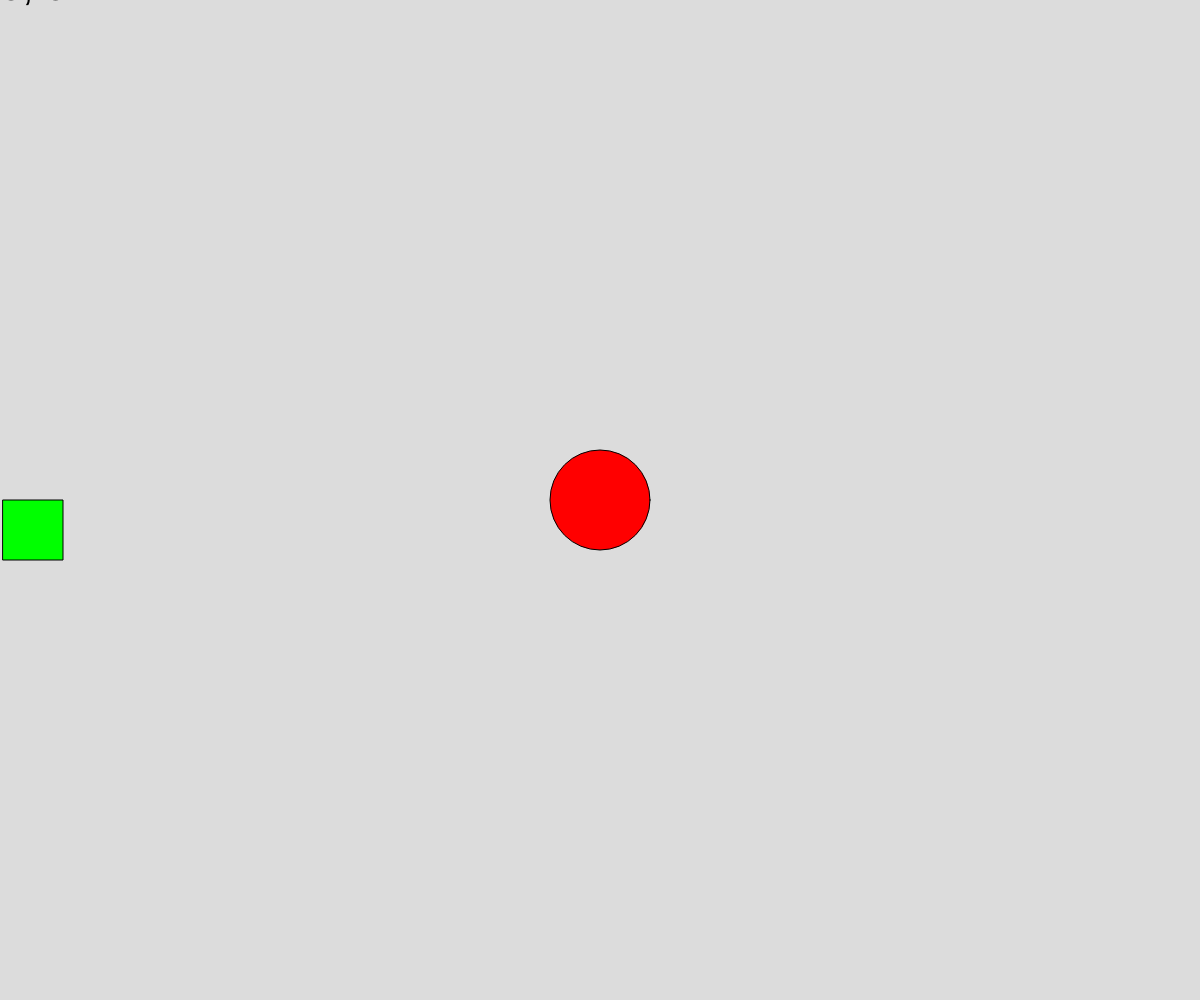
Frame 1 (no input)
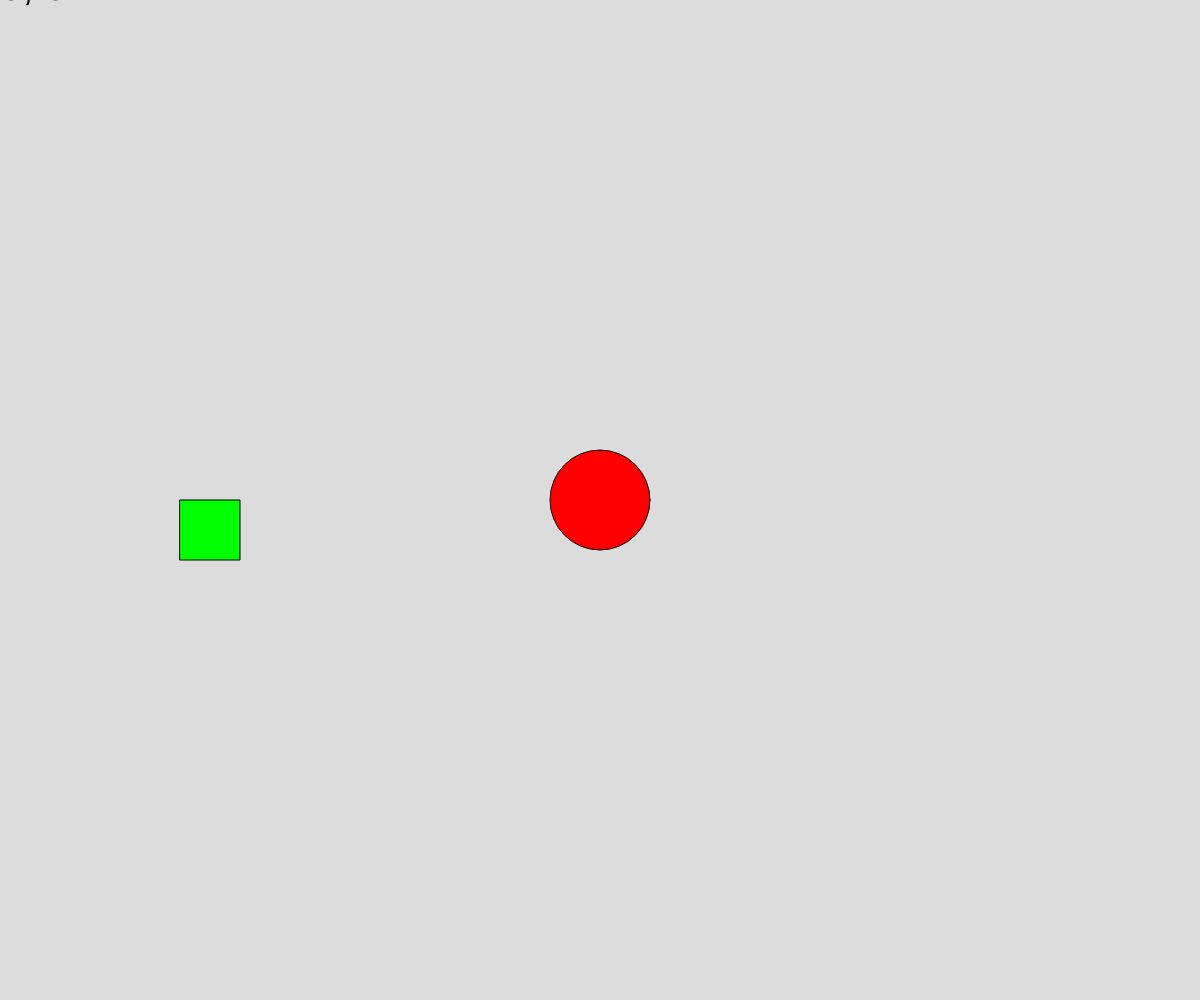
Frame 60 (no input)
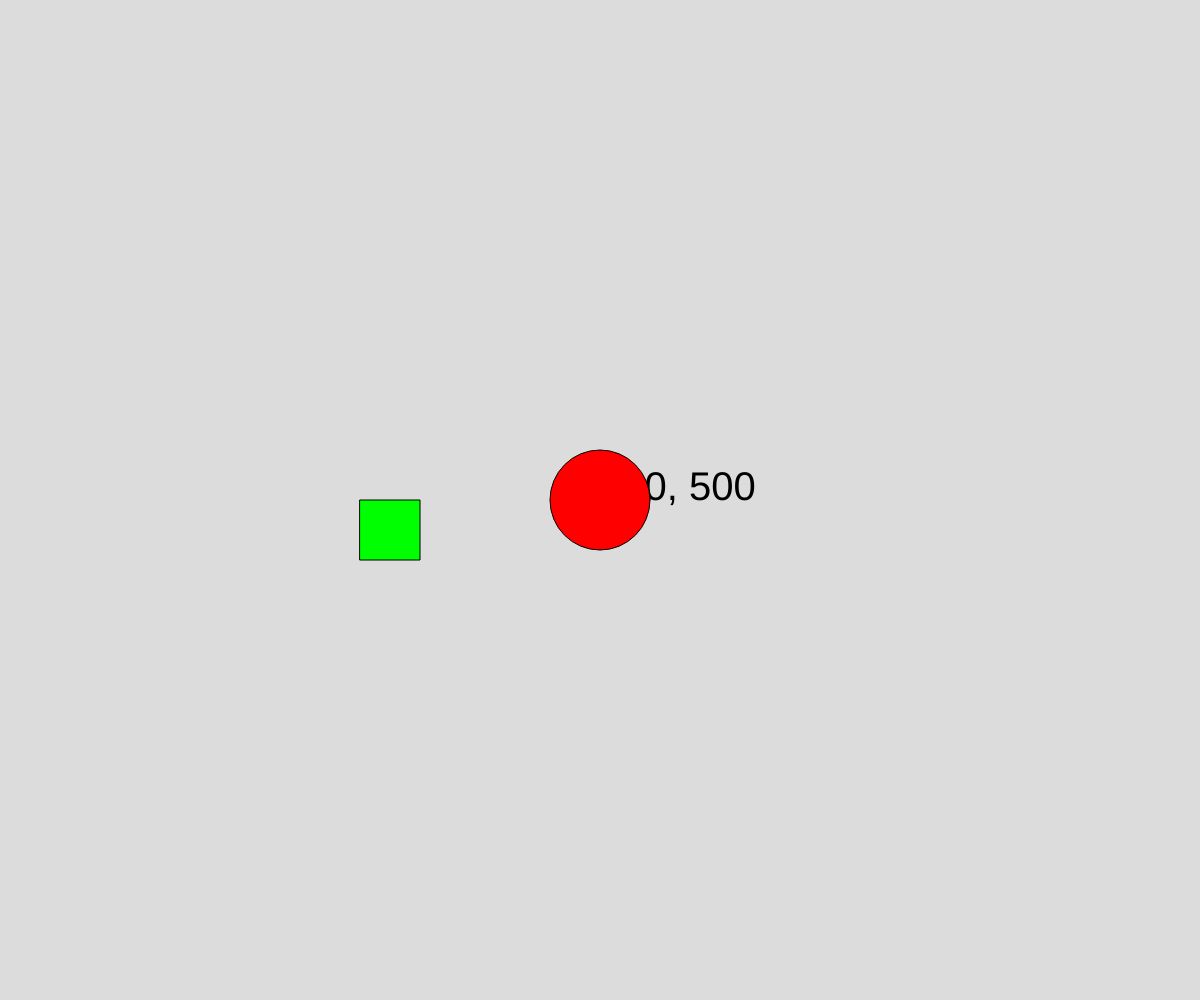
Frame 120 (the mouse pressed at the canvas centre since frame 60)

The p5.js sketch that drew these frames (run headless with seeded random() and noise() and a simulated clock; from frame 60 on, the mouse is pressed at the canvas centre):

// p5.js sketch
// ── sketch.js
// User Events
// Mitsaal Idris
// Sept. 12, 2024
//


let tSize = 40;
let x = 0;

function setup() {
  createCanvas(windowWidth, windowHeight);
  
}

function draw() {
  background(220);
  //mouse section
  //if(mouseIsPressed) tSize = random(20,80);
  fill(0);
  textSize(tSize);
  text((mouseX + ", " + mouseY), mouseX, mouseY );

  // Shapes
  fill(255,0,0);
  circle(width*0.5,height*0.5,100);
  
  //let x = 0;
  fill(0,255,0);
  x = x + 3;
  if(x > width) x = 0;
  rect(x, height/2,60);
}

function mouseClicked(){
  // called automatically
  tSize = random(20,80);
}
